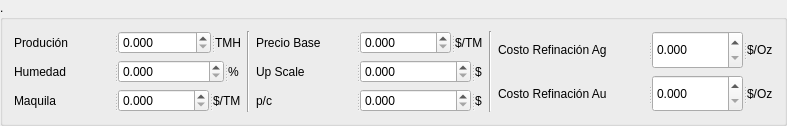
            <widget class="QGroupBox" name="groupBox_3">
             <property name="styleSheet">
              <string notr="true"> </string>
             </property>
             <property name="title">
              <string>.</string>
             </property>
             <layout class="QHBoxLayout" name="horizontalLayout_24">
              <item>
               <layout class="QVBoxLayout" name="verticalLayout_20">
                <item>
                 <widget class="QSplitter" name="splitter_9">
                  <property name="orientation">
                   <enum>Qt::Horizontal</enum>
                  </property>
                  <widget class="QLabel" name="label_18">
                   <property name="minimumSize">
                    <size>
                     <width>100</width>
                     <height>0</height>
                    </size>
                   </property>
                   <property name="maximumSize">
                    <size>
                     <width>100</width>
                     <height>16777215</height>
                    </size>
                   </property>
                   <property name="styleSheet">
                    <string notr="true">font: 900 10pt &quot;Roboto&quot;;</string>
                   </property>
                   <property name="text">
                    <string>Produción</string>
                   </property>
                  </widget>
                  <widget class="QDoubleSpinBox" name="produccion_LEYES">
                   <property name="maximumSize">
                    <size>
                     <width>200</width>
                     <height>16777215</height>
                    </size>
                   </property>
                   <property name="decimals">
                    <number>3</number>
                   </property>
                   <property name="maximum">
                    <double>9999999.000000000000000</double>
                   </property>
                  </widget>
                  <widget class="QLabel" name="label_19">
                   <property name="styleSheet">
                    <string notr="true">font: 900 10pt &quot;Roboto&quot;;</string>
                   </property>
                   <property name="text">
                    <string>TMH</string>
                   </property>
                  </widget>
                 </widget>
                </item>
                <item>
                 <widget class="QSplitter" name="splitter_10">
                  <property name="orientation">
                   <enum>Qt::Horizontal</enum>
                  </property>
                  <widget class="QLabel" name="label_20">
                   <property name="minimumSize">
                    <size>
                     <width>100</width>
                     <height>0</height>
                    </size>
                   </property>
                   <property name="maximumSize">
                    <size>
                     <width>100</width>
                     <height>16777215</height>
                    </size>
                   </property>
                   <property name="styleSheet">
                    <string notr="true">font: 900 10pt &quot;Roboto&quot;;</string>
                   </property>
                   <property name="text">
                    <string>Humedad</string>
                   </property>
                  </widget>
                  <widget class="QDoubleSpinBox" name="humedad_LEYES">
                   <property name="maximumSize">
                    <size>
                     <width>200</width>
                     <height>16777215</height>
                    </size>
                   </property>
                   <property name="decimals">
                    <number>3</number>
                   </property>
                   <property name="maximum">
                    <double>9999999.000000000000000</double>
                   </property>
                  </widget>
                  <widget class="QLabel" name="label_21">
                   <property name="styleSheet">
                    <string notr="true">font: 900 10pt &quot;Roboto&quot;;</string>
                   </property>
                   <property name="text">
                    <string>%</string>
                   </property>
                  </widget>
                 </widget>
                </item>
                <item>
                 <widget class="QSplitter" name="splitter_11">
                  <property name="orientation">
                   <enum>Qt::Horizontal</enum>
                  </property>
                  <widget class="QLabel" name="label_22">
                   <property name="minimumSize">
                    <size>
                     <width>100</width>
                     <height>0</height>
                    </size>
                   </property>
                   <property name="maximumSize">
                    <size>
                     <width>100</width>
                     <height>16777215</height>
                    </size>
                   </property>
                   <property name="styleSheet">
                    <string notr="true">font: 900 10pt &quot;Roboto&quot;;</string>
                   </property>
                   <property name="text">
                    <string>Maquila</string>
                   </property>
                  </widget>
                  <widget class="QDoubleSpinBox" name="maquila_LEYES">
                   <property name="maximumSize">
                    <size>
                     <width>200</width>
                     <height>16777215</height>
                    </size>
                   </property>
                   <property name="decimals">
                    <number>3</number>
                   </property>
                   <property name="maximum">
                    <double>9999999.000000000000000</double>
                   </property>
                  </widget>
                  <widget class="QLabel" name="label_23">
                   <property name="styleSheet">
                    <string notr="true">font: 900 10pt &quot;Roboto&quot;;</string>
                   </property>
                   <property name="text">
                    <string>$/TM</string>
                   </property>
                  </widget>
                 </widget>
                </item>
               </layout>
              </item>
              <item>
               <widget class="Line" name="line_5">
                <property name="orientation">
                 <enum>Qt::Vertical</enum>
                </property>
               </widget>
              </item>
              <item>
               <layout class="QVBoxLayout" name="verticalLayout_21">
                <item>
                 <widget class="QSplitter" name="splitter_12">
                  <property name="orientation">
                   <enum>Qt::Horizontal</enum>
                  </property>
                  <widget class="QLabel" name="label_24">
                   <property name="minimumSize">
                    <size>
                     <width>100</width>
                     <height>0</height>
                    </size>
                   </property>
                   <property name="maximumSize">
                    <size>
                     <width>100</width>
                     <height>16777215</height>
                    </size>
                   </property>
                   <property name="styleSheet">
                    <string notr="true">font: 900 10pt &quot;Roboto&quot;;</string>
                   </property>
                   <property name="text">
                    <string>Precio Base</string>
                   </property>
                  </widget>
                  <widget class="QDoubleSpinBox" name="preciobase_LEYES">
                   <property name="maximumSize">
                    <size>
                     <width>200</width>
                     <height>16777215</height>
                    </size>
                   </property>
                   <property name="decimals">
                    <number>3</number>
                   </property>
                   <property name="maximum">
                    <double>9999999.000000000000000</double>
                   </property>
                  </widget>
                  <widget class="QLabel" name="label_25">
                   <property name="styleSheet">
                    <string notr="true">font: 900 10pt &quot;Roboto&quot;;</string>
                   </property>
                   <property name="text">
                    <string>$/TM</string>
                   </property>
                  </widget>
                 </widget>
                </item>
                <item>
                 <widget class="QSplitter" name="splitter_13">
                  <property name="orientation">
                   <enum>Qt::Horizontal</enum>
                  </property>
                  <widget class="QLabel" name="label_26">
                   <property name="minimumSize">
                    <size>
                     <width>100</width>
                     <height>0</height>
                    </size>
                   </property>
                   <property name="maximumSize">
                    <size>
                     <width>100</width>
                     <height>16777215</height>
                    </size>
                   </property>
                   <property name="styleSheet">
                    <string notr="true">font: 900 10pt &quot;Roboto&quot;;</string>
                   </property>
                   <property name="text">
                    <string>Up Scale</string>
                   </property>
                  </widget>
                  <widget class="QDoubleSpinBox" name="upscale_LEYES">
                   <property name="maximumSize">
                    <size>
                     <width>200</width>
                     <height>16777215</height>
                    </size>
                   </property>
                   <property name="decimals">
                    <number>3</number>
                   </property>
                   <property name="maximum">
                    <double>9999999.000000000000000</double>
                   </property>
                  </widget>
                  <widget class="QLabel" name="label_27">
                   <property name="styleSheet">
                    <string notr="true">font: 900 10pt &quot;Roboto&quot;;</string>
                   </property>
                   <property name="text">
                    <string>$</string>
                   </property>
                  </widget>
                 </widget>
                </item>
                <item>
                 <widget class="QSplitter" name="splitter_30">
                  <property name="orientation">
                   <enum>Qt::Horizontal</enum>
                  </property>
                  <widget class="QLabel" name="label_66">
                   <property name="minimumSize">
                    <size>
                     <width>100</width>
                     <height>0</height>
                    </size>
                   </property>
                   <property name="maximumSize">
                    <size>
                     <width>100</width>
                     <height>16777215</height>
                    </size>
                   </property>
                   <property name="styleSheet">
                    <string notr="true">font: 900 10pt &quot;Roboto&quot;;</string>
                   </property>
                   <property name="text">
                    <string>p/c</string>
                   </property>
                  </widget>
                  <widget class="QDoubleSpinBox" name="escalador">
                   <property name="maximumSize">
                    <size>
                     <width>200</width>
                     <height>16777215</height>
                    </size>
                   </property>
                   <property name="decimals">
                    <number>3</number>
                   </property>
                   <property name="maximum">
                    <double>9999999.000000000000000</double>
                   </property>
                   <property name="value">
                    <double>0.000000000000000</double>
                   </property>
                  </widget>
                  <widget class="QLabel" name="label_67">
                   <property name="styleSheet">
                    <string notr="true">font: 900 10pt &quot;Roboto&quot;;</string>
                   </property>
                   <property name="text">
                    <string>$</string>
                   </property>
                  </widget>
                 </widget>
                </item>
               </layout>
              </item>
              <item>
               <widget class="Line" name="line_14">
                <property name="orientation">
                 <enum>Qt::Vertical</enum>
                </property>
               </widget>
              </item>
              <item>
               <layout class="QVBoxLayout" name="verticalLayout_5">
                <item>
                 <widget class="QSplitter" name="splitter_28">
                  <property name="orientation">
                   <enum>Qt::Horizontal</enum>
                  </property>
                  <widget class="QLabel" name="label_56">
                   <property name="minimumSize">
                    <size>
                     <width>150</width>
                     <height>0</height>
                    </size>
                   </property>
                   <property name="maximumSize">
                    <size>
                     <width>150</width>
                     <height>16777215</height>
                    </size>
                   </property>
                   <property name="styleSheet">
                    <string notr="true">font: 900 10pt &quot;Roboto&quot;;</string>
                   </property>
                   <property name="text">
                    <string>Costo Refinación Ag</string>
                   </property>
                  </widget>
                  <widget class="QDoubleSpinBox" name="AG_refinacion">
                   <property name="maximumSize">
                    <size>
                     <width>200</width>
                     <height>16777215</height>
                    </size>
                   </property>
                   <property name="decimals">
                    <number>3</number>
                   </property>
                   <property name="maximum">
                    <double>9999999.000000000000000</double>
                   </property>
                  </widget>
                  <widget class="QLabel" name="label_57">
                   <property name="styleSheet">
                    <string notr="true">font: 900 10pt &quot;Roboto&quot;;</string>
                   </property>
                   <property name="text">
                    <string>$/Oz</string>
                   </property>
                  </widget>
                 </widget>
                </item>
                <item>
                 <widget class="QSplitter" name="splitter_29">
                  <property name="orientation">
                   <enum>Qt::Horizontal</enum>
                  </property>
                  <widget class="QLabel" name="label_58">
                   <property name="minimumSize">
                    <size>
                     <width>150</width>
                     <height>0</height>
                    </size>
                   </property>
                   <property name="maximumSize">
                    <size>
                     <width>150</width>
                     <height>16777215</height>
                    </size>
                   </property>
                   <property name="styleSheet">
                    <string notr="true">font: 900 10pt &quot;Roboto&quot;;</string>
                   </property>
                   <property name="text">
                    <string>Costo Refinación Au</string>
                   </property>
                  </widget>
                  <widget class="QDoubleSpinBox" name="AU_refinacion">
                   <property name="maximumSize">
                    <size>
                     <width>200</width>
                     <height>16777215</height>
                    </size>
                   </property>
                   <property name="decimals">
                    <number>3</number>
                   </property>
                   <property name="maximum">
                    <double>9999999.000000000000000</double>
                   </property>
                  </widget>
                  <widget class="QLabel" name="label_59">
                   <property name="styleSheet">
                    <string notr="true">font: 900 10pt &quot;Roboto&quot;;</string>
                   </property>
                   <property name="text">
                    <string>$/Oz</string>
                   </property>
                  </widget>
                 </widget>
                </item>
               </layout>
              </item>
             </layout>
            </widget>
